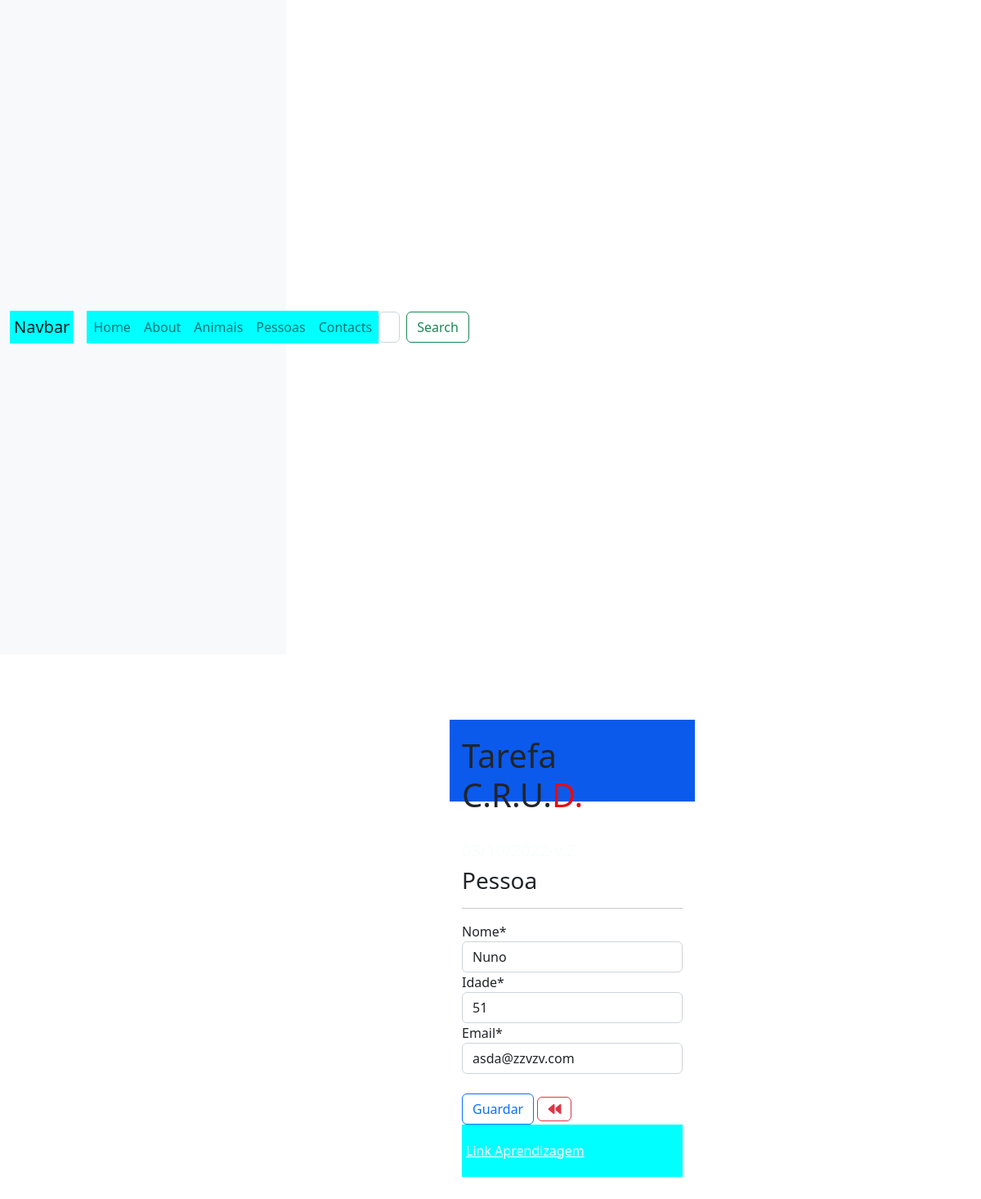
The page /pessoa/atualizar/1/ on the database as committed earlier.
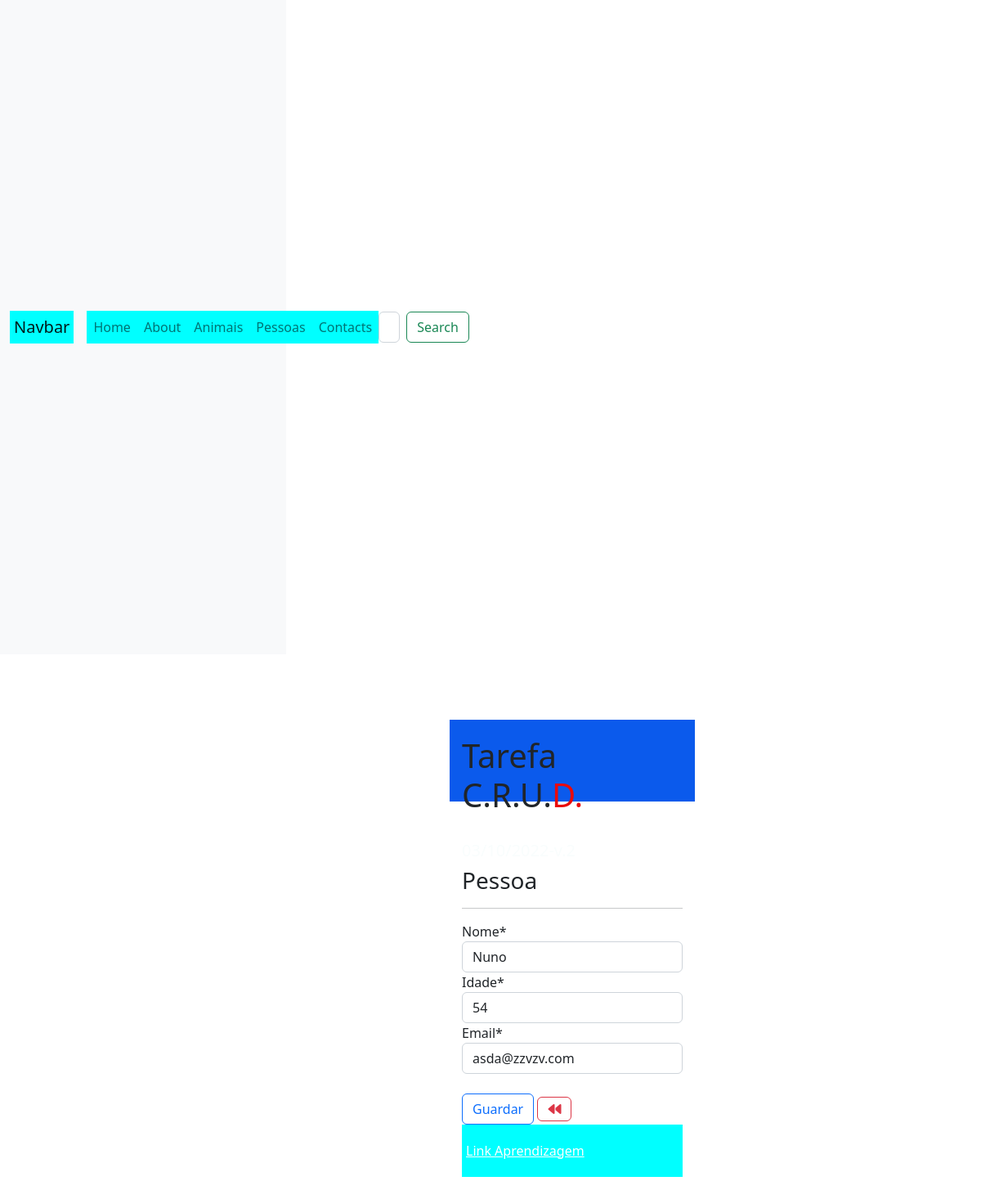
The same page on the database as committed later.
### apps/pessoa/models.py (models this page shows, shortened)
class Pessoa(models.Model):
    nome = models.CharField(max_length=50)
    idade = models.IntegerField()
    nif = models.CharField(max_length=9)
    email = models.EmailField()

### apps/pessoa/views.py (the view)
# urls.py: path('atualizar/<int:pk>/', PessoaUpdateView.as_view(), name='atualizar'),
class PessoaUpdateView(UpdateView):
    model = Pessoa
    fields = ['nome', 'idade', 'email']
    template_name = 'pessoa/pessoa_update.html'
    success_url = reverse_lazy('pessoa:lista')

### apps/pessoa/templates/pessoa/pessoa_update.html (shortened to what this page needs)
{% extends 'base.html' %}
{% load crispy_forms_tags %}
{% block content %}
<div class="content-section">
    <h3>Pessoa</h3>
    <hr>
    <form method="Post">
        {{ form|crispy}}
        <br>
        <button class="btn btn-outline-primary" type="submit">Guardar</button>
        <a class="btn btn-outline-danger" href="{% url 'pessoa:lista' %}"><i class="fa-sharp fa-solid fa-backward"></i></a>
    </form>
</div>
{% endblock %}

Rows that differ between the two databases and show on the page:
changed Pessoa "Nuno": idade "51" → "54"
